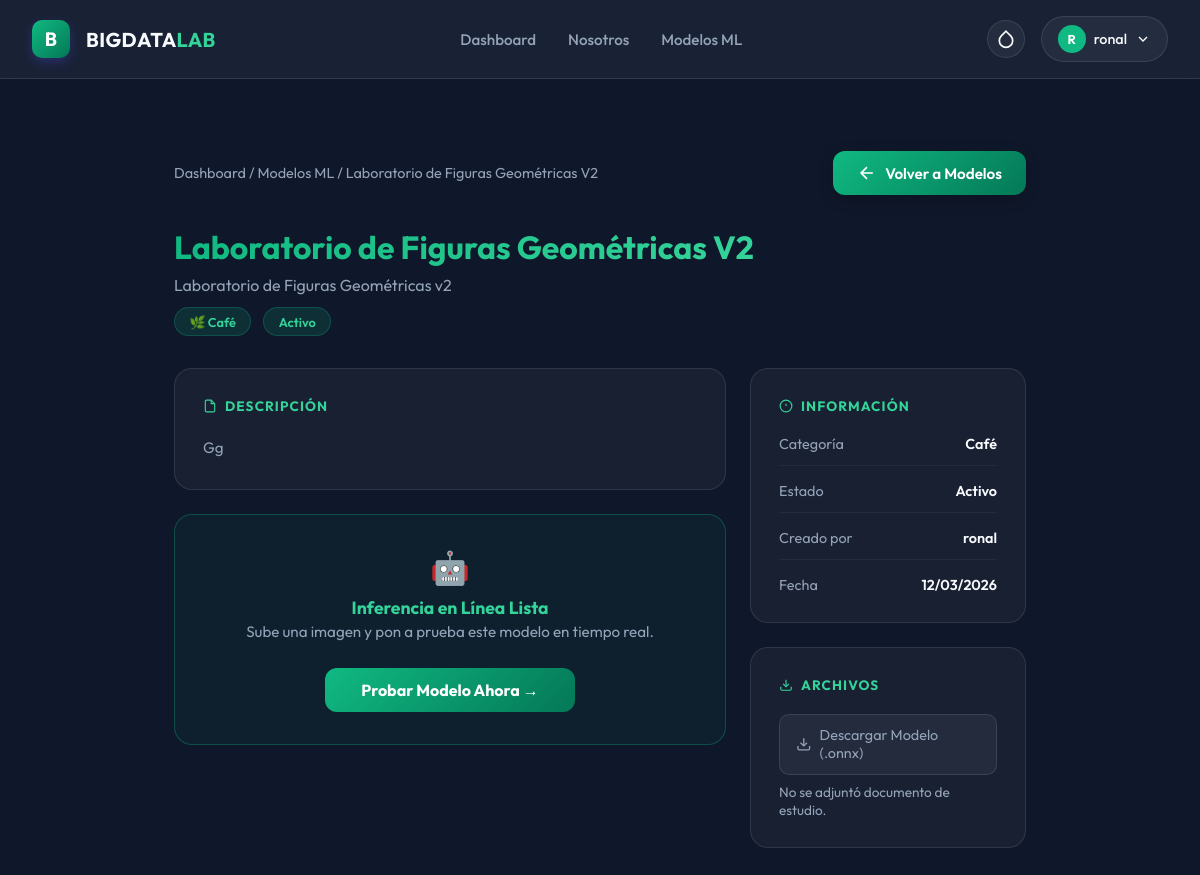
/modelos/15/ (signed in), run on the app's committed database.
### app/models.py (models this page shows, shortened)
class ModeloML(models.Model):
    CATEGORIA_CHOICES = [
        ('fresa', 'Fresa'),
        ('cacao', 'Cacao'),
        ('manzana', 'Manzana'),
        ('tomate', 'Tomate'),
        ('cafe', 'Café'),
        ('platano', 'Plátano'),
        ('otro', 'Otro'),
    ]
    ESTADO_CHOICES = [
        ('activo', 'Activo'),
        ('inactivo', 'Inactivo'),
        ('entrenamiento', 'En Entrenamiento'),
    ]
    nombre = models.CharField(max_length=255)
    nombre_estudio = models.CharField(max_length=255, verbose_name='Nombre del Estudio')
    descripcion = models.TextField()
    categoria = models.CharField(max_length=50, choices=CATEGORIA_CHOICES)
    estado = models.CharField(max_length=20, choices=ESTADO_CHOICES, default='activo')
    archivo_modelo = models.FileField(
        upload_to='modelos_ml/',
        verbose_name='Archivo del Modelo (.onnx, .pkl)',
        help_text='Sube el archivo de tu modelo entrenado (formatos aceptados: .onnx, .pkl)'
    )
    documento_estudio = models.FileField(
        upload_to='estudios_pdf/',
        verbose_name='Documento del Estudio (PDF)',
        blank=True,
        null=True,
        help_text='Documento PDF con la investigación o estudio relacionado'
    )
    precision = models.DecimalField(
        max_digits=5,
        decimal_places=2,
        blank=True,
        null=True,
        verbose_name='Precisión (%)',
        help_text='Precisión del modelo en porcentaje (ej: 95.87)'
    )
    img_width = models.IntegerField(
        default=28,
        verbose_name='Ancho de Entrada (px)',
        help_text='Ancho esperado de la imagen por el modelo ONNX (ej: 28, 224).'
    )
    img_height = models.IntegerField(
        default=28,
        verbose_name='Alto de Entrada (px)',
        help_text='Alto esperado de la imagen por el modelo ONNX (ej: 28, 224).'
    )
    es_rgb = models.BooleanField(
        default=False,
        verbose_name='¿Es RGB (A color)?',
        help_text='Marca esta opción si el modelo fue entrenado con imágenes a color. Déjalo vacío si es en escala de grises.'
    )
    invertir_colores = models.BooleanField(
        default=False,
        verbose_name='¿Invertir Colores?',
        help_text='Ideal para modelos como MNIST que esperan trazos blancos sobre fondo negro.'
    )
    nombres_clases = models.TextField(
        blank=True,
        null=True,
        verbose_name='Nombres de las Clases',
        help_text='Nombres separados por comas. Ej: "Manzana Sana,Manzana Enferma". Convierte el resultado numérico en texto legible.'
    )
    usuario = models.ForeignKey(User, on_delete=models.CASCADE, related_name='modelos_ml')
    fecha_creacion = models.DateTimeField(auto_now_add=True)
    fecha_actualizacion = models.DateTimeField(auto_now=True)
    class Meta:
        ordering = ['-fecha_creacion']
        verbose_name = 'Modelo ML'
        verbose_name_plural = 'Modelos ML'

### app/views.py (the view)
# urls.py: path('modelos/<int:pk>/', views.modelo_detalle, name='modelo_detalle'),
@login_required(login_url='index')
def modelo_detalle(request, pk):
    from app.models import ModeloML
    modelo = get_object_or_404(ModeloML, pk=pk)
    return render(request, 'modelo_detalle.html', {'modelo': modelo})

### app/templates/modelo_detalle.html (shortened to what this page needs)
{% extends "base.html" %}
{% block content %}
<div class="detalle-container">
    <div class="breadcrumb" style="display: flex; justify-content: space-between; align-items: center; margin-bottom: 2rem;">
        <div>
            <a href="{% url 'dashboard' %}">Dashboard</a> <span>/</span>
            <a href="{% url 'modelos_lista' %}">Modelos ML</a> <span>/</span>
            <span>{{ modelo.nombre }}</span>
        </div>
        <a href="{% url 'modelos_lista' %}" class="btn-action" style="display: inline-flex; align-items: center; gap: 0.5rem; padding: 0.75rem 1.5rem; background: linear-gradient(135deg, var(--theme-grad-1), var(--theme-grad-2)); color: white; border: none; border-radius: 12px; font-size: 0.95rem; font-weight: 600; text-decoration: none; transition: all 0.3s; box-shadow: 0 4px 15px rgba(0,0,0,0.2);">
            <svg width="20" height="20" viewBox="0 0 24 24" fill="none" stroke="currentColor" stroke-width="2"><path d="M19 12H5M12 19l-7-7 7-7"/></svg>
            Volver a Modelos
        </a>
    </div>
    <div class="detalle-header">
        <div class="detalle-title">
            <h1><span>{{ modelo.nombre }}</span></h1>
            <p>{{ modelo.nombre_estudio }}</p>
            <div class="badge-row">
                <span class="badge badge-cat">🌿 {{ modelo.get_categoria_display }}</span>
                <span class="badge badge-{{ modelo.estado }}">{{ modelo.get_estado_display }}</span>
            </div>
        </div>
    </div>
    <div class="detalle-grid">
        <div>
            <div class="glass-card" style="margin-bottom: 1.5rem;">
                <h3>
                    <svg width="14" height="14" viewBox="0 0 24 24" fill="none" stroke="currentColor" stroke-width="2"><path d="M14 2H6a2 2 0 0 0-2 2v16a2 2 0 0 0 2 2h12a2 2 0 0 0 2-2V8z"/><polyline points="14 2 14 8 20 8"/></svg>
                    Descripción
                </h3>
                <p class="descripcion">{{ modelo.descripcion }}</p>
            </div>
            {% if modelo.estado != 'inactivo' %}
            <div class="glass-card" style="border: 1px solid rgba(16, 185, 129, 0.3); background: rgba(16, 185, 129, 0.05); text-align: center; padding: 2rem;">
                <div style="font-size: 2rem; margin-bottom: 0.5rem;">🤖</div>
                <p style="color: var(--text-muted); font-size: 0.95rem; line-height: 1.5;"><strong style="color: var(--theme-text-hl); font-size: 1.1rem;">Inferencia en Línea Lista</strong><br>Sube una imagen y pon a prueba este modelo en tiempo real.</p>
                <a href="{% url 'modelo_ejecutar' modelo.pk %}" class="btn-ejecutar" style="max-width: 250px; margin: 1.5rem auto 0; padding: 0.75rem;">
                    Probar Modelo Ahora →
                </a>
            </div>
            {% endif %}
        </div>
        <div>
            <div class="glass-card" style="margin-bottom: 1.5rem;">
                <h3>
                    <svg width="14" height="14" viewBox="0 0 24 24" fill="none" stroke="currentColor" stroke-width="2"><circle cx="12" cy="12" r="10"/><line x1="12" y1="8" x2="12" y2="12"/><line x1="12" y1="16" x2="12.01" y2="16"/></svg>
                    Información
                </h3>
                <div class="meta-list">
                    <div class="meta-item">
                        <span class="meta-label">Categoría</span>
                        <span class="meta-value">{{ modelo.get_categoria_display }}</span>
                    </div>
                    <div class="meta-item">
                        <span class="meta-label">Estado</span>
                        <span class="meta-value">{{ modelo.get_estado_display }}</span>
                    </div>
                    <div class="meta-item">
                        <span class="meta-label">Creado por</span>
                        <span class="meta-value">{{ modelo.usuario.get_full_name|default:modelo.usuario.username }}</span>
                    </div>
                    <div class="meta-item">
                        <span class="meta-label">Fecha</span>
                        <span class="meta-value">{{ modelo.fecha_creacion|date:"d/m/Y" }}</span>
                    </div>
                </div>
            </div>
            <div class="glass-card">
                <h3>
                    <svg width="14" height="14" viewBox="0 0 24 24" fill="none" stroke="currentColor" stroke-width="2"><path d="M21 15v4a2 2 0 0 1-2 2H5a2 2 0 0 1-2-2v-4"/><polyline points="7 10 12 15 17 10"/><line x1="12" y1="15" x2="12" y2="3"/></svg>
                    Archivos
                </h3>
                {% if modelo.archivo_modelo %}
                <a href="{{ modelo.archivo_modelo.url }}" class="btn-descargar" download>
                    <svg width="16" height="16" viewBox="0 0 24 24" fill="none" stroke="currentColor" stroke-width="2"><path d="M21 15v4a2 2 0 0 1-2 2H5a2 2 0 0 1-2-2v-4"/><polyline points="7 10 12 15 17 10"/><line x1="12" y1="15" x2="12" y2="3"/></svg>
                    Descargar Modelo (.onnx)
                </a>
                {% endif %}
                {% if modelo.documento_estudio %}
                <a href="{{ modelo.documento_estudio.url }}" class="btn-descargar" target="_blank">
                    <svg width="16" height="16" viewBox="0 0 24 24" fill="none" stroke="currentColor" stroke-width="2"><path d="M14 2H6a2 2 0 0 0-2 2v16a2 2 0 0 0 2 2h12a2 2 0 0 0 2-2V8z"/><polyline points="14 2 14 8 20 8"/></svg>
                    Ver Documento del Estudio
                </a>
                {% else %}
                <p style="color: var(--text-muted); font-size: 0.85rem; margin-top: 0.5rem;">No se adjuntó documento de estudio.</p>
                {% endif %}
            </div>
        </div>
    </div>
</div>
{% endblock %}

### app/templates/base.html (shortened to what this page needs)
<!DOCTYPE html>
<html lang="es">
<head>
</head>
<body x-data="{
    mobileMenuOpen: false,
    theme: localStorage.getItem('theme') || 'green',
    toggleTheme() {
        this.theme = this.theme === 'green' ? 'indigo' : 'green';
        localStorage.setItem('theme', this.theme);
        document.documentElement.setAttribute('data-theme', this.theme);
    }
}" x-init="document.documentElement.setAttribute('data-theme', theme)">
    <nav class="navbar">
        <div class="nav-container">
            <a href="{% url 'dashboard' %}" class="nav-brand">
                <div class="brand-icon">B</div>
                <div class="brand-text">BIGDATA<span>LAB</span></div>
            </a>
            <div class="nav-links">
                <a href="{% url 'dashboard' %}"
                    class="nav-link {% if request.resolver_match.url_name == 'dashboard' %}active{% endif %}">Dashboard</a>
                <a href="{% url 'nosotros' %}"
                    class="nav-link {% if request.resolver_match.url_name == 'nosotros' %}active{% endif %}">Nosotros</a>
                <a href="{% url 'modelos_lista' %}"
                    class="nav-link {% if 'modelos' in request.resolver_match.url_name %}active{% endif %}">Modelos ML</a>
            </div>
            <div style="display: flex; gap: 1rem; align-items: center;">
                <button @click="toggleTheme()" class="user-btn" title="Alternar Tema" style="padding: 0.5rem; border-radius: 50%;">
                    <svg x-show="theme === 'green'" width="20" height="20" viewBox="0 0 24 24" fill="none" stroke="currentColor" stroke-width="2">
                        <path d="M12 2.69l5.66 5.66a8 8 0 1 1-11.31 0z"/>
                    </svg>
                </button>
                <div class="user-menu-container" x-data="{ open: false }">
                    <button @click="open = !open" @click.outside="open = false" class="user-btn">
                    <div class="user-avatar">
                        {{ user.first_name|default:user.username|make_list|first|upper }}
                    </div>
                    <span>{{ user.username }}</span>
                    <svg width="16" height="16" viewBox="0 0 24 24" fill="none" stroke="currentColor" stroke-width="2">
                        <path d="m6 9 6 6 6-6" />
                    </svg>
                </button>
            </div>
            </div>
        </div>
    </nav>
    <main class="main-container">
        {% block content %}
        {% endblock %}
    </main>
</body>
</html>

### app/templates/base.html (style rules this page uses)
:root { --primary: #10B981; --primary-hover: #059669; --secondary: #10B981; --background-dark: #0f172a; --surface: #1e293b; --surface-glass: rgba(30, 41, 59, 0.7); --glass-border: rgba(255, 255, 255, 0.1); --text-main: #F8FAFC; --text-muted: #94A3B8; --theme-grad-1: #10B981; --theme-grad-2: #047857; --theme-text-hl: #34D399; --theme-icon-bg: #10B981; }
* { margin: 0; padding: 0; box-sizing: border-box; font-family: 'Outfit', sans-serif; }
body { background-color: var(--background-dark); color: var(--text-main); min-height: 100vh; display: flex; flex-direction: column; overflow-x: hidden; }
.navbar { background: var(--surface-glass); backdrop-filter: blur(16px); -webkit-backdrop-filter: blur(16px); border-bottom: 1px solid var(--glass-border); position: sticky; top: 0; z-index: 50; padding: 1rem 2rem; transition: all 0.3s ease; }
.nav-container { max-width: 1400px; margin: 0 auto; display: flex; justify-content: space-between; align-items: center; }
.nav-brand { display: flex; align-items: center; gap: 1rem; text-decoration: none; color: var(--text-main); }
.brand-icon { width: 38px; height: 38px; background: linear-gradient(135deg, var(--theme-grad-1), var(--theme-grad-2)); border-radius: 10px; display: flex; align-items: center; justify-content: center; font-weight: bold; font-size: 1.2rem; box-shadow: 0 4px 10px rgba(79, 70, 229, 0.3); color: white; }
.brand-text { font-size: 1.25rem; font-weight: 700; letter-spacing: 0.02em; }
.brand-text span { color: var(--theme-text-hl); }
.nav-links { display: flex; gap: 2rem; align-items: center; }
.nav-link { text-decoration: none; color: var(--text-muted); font-weight: 500; font-size: 0.95rem; transition: color 0.2s, transform 0.2s; position: relative; }
.nav-link::after { content: ''; position: absolute; bottom: -5px; left: 0; width: 100%; height: 2px; background: linear-gradient(90deg, var(--theme-grad-1), var(--theme-grad-2)); transform: scaleX(0); transition: transform 0.3s ease; transform-origin: right; }
.user-menu-container { position: relative; }
.user-btn { background: rgba(255, 255, 255, 0.05); border: 1px solid var(--glass-border); padding: 0.5rem 1rem; border-radius: 9999px; color: var(--text-main); display: flex; align-items: center; gap: 0.5rem; cursor: pointer; transition: background 0.2s; font-size: 0.9rem; font-weight: 500; }
.user-avatar { width: 28px; height: 28px; background: var(--theme-icon-bg); border-radius: 50%; display: flex; align-items: center; justify-content: center; font-weight: bold; color: white; font-size: 0.8rem; }
.main-container { flex: 1; padding: 2rem; max-width: 1400px; margin: 0 auto; width: 100%; }

### data on the page
ModeloML: nombre "Laboratorio de Figuras Geométricas V2", nombre_estudio "Laboratorio de Figuras Geométricas v2", categoria "Café", estado "Activo", descripcion "Gg", usuario.get_full_name "ronal", fecha_creacion "12/03/2026"

### other printed values
{{ user.first_name|default:user.username|make_list|first|upper }} "R"
{{ user.username }} "ronal"
